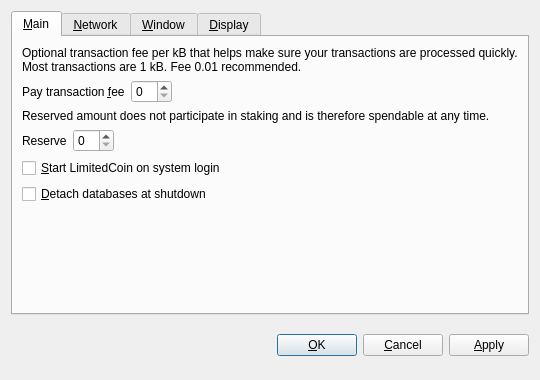
<?xml version="1.0" encoding="UTF-8"?>
<ui version="4.0">
 <class>OptionsDialog</class>
 <widget class="QDialog" name="OptionsDialog">
  <property name="geometry">
   <rect>
    <x>0</x>
    <y>0</y>
    <width>540</width>
    <height>380</height>
   </rect>
  </property>
  <property name="windowTitle">
   <string>Options</string>
  </property>
  <property name="modal">
   <bool>true</bool>
  </property>
  <layout class="QVBoxLayout" name="verticalLayout">
   <item>
    <widget class="QTabWidget" name="tabWidget">
     <property name="tabPosition">
      <enum>QTabWidget::North</enum>
     </property>
     <property name="currentIndex">
      <number>0</number>
     </property>
     <widget class="QWidget" name="tabMain">
      <attribute name="title">
       <string>&amp;Main</string>
      </attribute>
      <layout class="QVBoxLayout" name="verticalLayout_Main">
       <item>
        <widget class="QLabel" name="transactionFeeInfoLabel">
         <property name="text">
          <string>Optional transaction fee per kB that helps make sure your transactions are processed quickly. Most transactions are 1 kB. Fee 0.01 recommended.</string>
         </property>
         <property name="textFormat">
          <enum>Qt::PlainText</enum>
         </property>
         <property name="wordWrap">
          <bool>true</bool>
         </property>
        </widget>
       </item>
       <item>
        <layout class="QHBoxLayout" name="horizontalLayoutFee">
         <item>
          <widget class="QLabel" name="transactionFeeLabel">
           <property name="text">
            <string>Pay transaction &amp;fee</string>
           </property>
           <property name="textFormat">
            <enum>Qt::PlainText</enum>
           </property>
           <property name="buddy">
            <cstring>transactionFee</cstring>
           </property>
          </widget>
         </item>
         <item>
          <widget class="BitcoinAmountField" name="transactionFee"/>
         </item>
         <item>
          <spacer name="horizontalSpacerFee">
           <property name="orientation">
            <enum>Qt::Horizontal</enum>
           </property>
           <property name="sizeHint" stdset="0">
            <size>
             <width>40</width>
             <height>20</height>
            </size>
           </property>
          </spacer>
         </item>
        </layout>
       </item>
       <item>
        <widget class="QLabel" name="reserveBalanceInfoLabel">
         <property name="text">
          <string>Reserved amount does not participate in staking and is therefore spendable at any time.</string>
         </property>
         <property name="textFormat">
          <enum>Qt::PlainText</enum>
         </property>
         <property name="wordWrap">
          <bool>true</bool>
         </property>
        </widget>
       </item>
       <item>
        <layout class="QHBoxLayout" name="horizontalLayoutReserveBalance">
         <item>
          <widget class="QLabel" name="reserveBalanceLabel">
           <property name="text">
            <string>Reserve</string>
           </property>
           <property name="textFormat">
            <enum>Qt::PlainText</enum>
           </property>
           <property name="buddy">
            <cstring>reserveBalance</cstring>
           </property>
          </widget>
         </item>
         <item>
          <widget class="BitcoinAmountField" name="reserveBalance"/>
         </item>
         <item>
          <spacer name="horizontalSpacerReserveBalance">
           <property name="orientation">
            <enum>Qt::Horizontal</enum>
           </property>
           <property name="sizeHint" stdset="0">
            <size>
             <width>40</width>
             <height>20</height>
            </size>
           </property>
          </spacer>
         </item>
        </layout>
       </item>
       <item>
        <widget class="QCheckBox" name="bitcoinAtStartup">
         <property name="toolTip">
          <string>Automatically start LimitedCoin after logging in to the system.</string>
         </property>
         <property name="text">
          <string>&amp;Start LimitedCoin on system login</string>
         </property>
        </widget>
       </item>
       <item>
        <widget class="QCheckBox" name="detachDatabases">
         <property name="toolTip">
          <string>Detach block and address databases at shutdown. This means they can be moved to another data directory, but it slows down shutdown. The wallet is always detached.</string>
         </property>
         <property name="text">
          <string>&amp;Detach databases at shutdown</string>
         </property>
        </widget>
       </item>
       <item>
        <spacer name="verticalSpacer_Main">
         <property name="orientation">
          <enum>Qt::Vertical</enum>
         </property>
         <property name="sizeHint" stdset="0">
          <size>
           <width>20</width>
           <height>40</height>
          </size>
         </property>
        </spacer>
       </item>
      </layout>
     </widget>
     <widget class="QWidget" name="tabNetwork">
      <attribute name="title">
       <string>&amp;Network</string>
      </attribute>
      <layout class="QVBoxLayout" name="verticalLayout_Network">
       <item>
        <widget class="QCheckBox" name="mapPortUpnp">
         <property name="toolTip">
          <string>Automatically open the LimitedCoin client port on the router. This only works when your router supports UPnP and it is enabled.</string>
         </property>
         <property name="text">
          <string>Map port using &amp;UPnP</string>
         </property>
        </widget>
       </item>
       <item>
        <widget class="QCheckBox" name="connectSocks">
         <property name="toolTip">
          <string>Connect to the LimitedCoin network through a SOCKS proxy (e.g. when connecting through Tor).</string>
         </property>
         <property name="text">
          <string>&amp;Connect through SOCKS proxy:</string>
         </property>
        </widget>
       </item>
       <item>
        <layout class="QHBoxLayout" name="horizontalLayout_Network">
         <item>
          <widget class="QLabel" name="proxyIpLabel">
           <property name="text">
            <string>Proxy &amp;IP:</string>
           </property>
           <property name="textFormat">
            <enum>Qt::PlainText</enum>
           </property>
           <property name="buddy">
            <cstring>proxyIp</cstring>
           </property>
          </widget>
         </item>
         <item>
          <widget class="QValidatedLineEdit" name="proxyIp">
           <property name="maximumSize">
            <size>
             <width>140</width>
             <height>16777215</height>
            </size>
           </property>
           <property name="toolTip">
            <string>IP address of the proxy (e.g. 127.0.0.1)</string>
           </property>
          </widget>
         </item>
         <item>
          <widget class="QLabel" name="proxyPortLabel">
           <property name="text">
            <string>&amp;Port:</string>
           </property>
           <property name="textFormat">
            <enum>Qt::PlainText</enum>
           </property>
           <property name="buddy">
            <cstring>proxyPort</cstring>
           </property>
          </widget>
         </item>
         <item>
          <widget class="QLineEdit" name="proxyPort">
           <property name="maximumSize">
            <size>
             <width>55</width>
             <height>16777215</height>
            </size>
           </property>
           <property name="toolTip">
            <string>Port of the proxy (e.g. 9050)</string>
           </property>
          </widget>
         </item>
         <item>
          <widget class="QLabel" name="socksVersionLabel">
           <property name="text">
            <string>SOCKS &amp;Version:</string>
           </property>
           <property name="textFormat">
            <enum>Qt::PlainText</enum>
           </property>
           <property name="buddy">
            <cstring>socksVersion</cstring>
           </property>
          </widget>
         </item>
         <item>
          <widget class="QValueComboBox" name="socksVersion">
           <property name="toolTip">
            <string>SOCKS version of the proxy (e.g. 5)</string>
           </property>
          </widget>
         </item>
         <item>
          <spacer name="horizontalSpacer_Network">
           <property name="orientation">
            <enum>Qt::Horizontal</enum>
           </property>
           <property name="sizeHint" stdset="0">
            <size>
             <width>40</width>
             <height>20</height>
            </size>
           </property>
          </spacer>
         </item>
        </layout>
       </item>
       <item>
        <spacer name="verticalSpacer_Network">
         <property name="orientation">
          <enum>Qt::Vertical</enum>
         </property>
         <property name="sizeHint" stdset="0">
          <size>
           <width>20</width>
           <height>40</height>
          </size>
         </property>
        </spacer>
       </item>
      </layout>
     </widget>
     <widget class="QWidget" name="tabWindow">
      <attribute name="title">
       <string>&amp;Window</string>
      </attribute>
      <layout class="QVBoxLayout" name="verticalLayout_Window">
       <item>
        <widget class="QCheckBox" name="minimizeToTray">
         <property name="toolTip">
          <string>Show only a tray icon after minimizing the window.</string>
         </property>
         <property name="text">
          <string>&amp;Minimize to the tray instead of the taskbar</string>
         </property>
        </widget>
       </item>
       <item>
        <widget class="QCheckBox" name="minimizeOnClose">
         <property name="toolTip">
          <string>Minimize instead of exit the application when the window is closed. When this option is enabled, the application will be closed only after selecting Quit in the menu.</string>
         </property>
         <property name="text">
          <string>M&amp;inimize on close</string>
         </property>
        </widget>
       </item>
       <item>
        <spacer name="verticalSpacer_Window">
         <property name="orientation">
          <enum>Qt::Vertical</enum>
         </property>
         <property name="sizeHint" stdset="0">
          <size>
           <width>20</width>
           <height>40</height>
          </size>
         </property>
        </spacer>
       </item>
      </layout>
     </widget>
     <widget class="QWidget" name="tabDisplay">
      <attribute name="title">
       <string>&amp;Display</string>
      </attribute>
      <layout class="QVBoxLayout" name="verticalLayout_Display">
       <item>
        <layout class="QHBoxLayout" name="horizontalLayout_1_Display">
         <item>
          <widget class="QLabel" name="langLabel">
           <property name="text">
            <string>User Interface &amp;language:</string>
           </property>
           <property name="textFormat">
            <enum>Qt::PlainText</enum>
           </property>
           <property name="buddy">
            <cstring>lang</cstring>
           </property>
          </widget>
         </item>
         <item>
          <widget class="QValueComboBox" name="lang">
           <property name="toolTip">
            <string>The user interface language can be set here. This setting will take effect after restarting LimitedCoin.</string>
           </property>
          </widget>
         </item>
        </layout>
       </item>
       <item>
        <layout class="QHBoxLayout" name="horizontalLayout_2_Display">
         <item>
          <widget class="QLabel" name="unitLabel">
           <property name="text">
            <string>&amp;Unit to show amounts in:</string>
           </property>
           <property name="textFormat">
            <enum>Qt::PlainText</enum>
           </property>
           <property name="buddy">
            <cstring>unit</cstring>
           </property>
          </widget>
         </item>
         <item>
          <widget class="QValueComboBox" name="unit">
           <property name="toolTip">
            <string>Choose the default subdivision unit to show in the interface and when sending coins.</string>
           </property>
          </widget>
         </item>
        </layout>
       </item>
       <item>
        <widget class="QCheckBox" name="displayAddresses">
         <property name="toolTip">
          <string>Whether to show LimitedCoin addresses in the transaction list or not.</string>
         </property>
         <property name="text">
          <string>&amp;Display addresses in transaction list</string>
         </property>
        </widget>
       </item>
       <item>
        <widget class="QCheckBox" name="coinControlFeatures">
         <property name="toolTip">
          <string>Whether to show coin control features or not.</string>
         </property>
         <property name="text">
          <string>Display coin &amp;control features (experts only!)</string>
         </property>
        </widget>
       </item>
       <item>
        <spacer name="verticalSpacer_Display">
         <property name="orientation">
          <enum>Qt::Vertical</enum>
         </property>
         <property name="sizeHint" stdset="0">
          <size>
           <width>20</width>
           <height>40</height>
          </size>
         </property>
        </spacer>
       </item>
      </layout>
     </widget>
    </widget>
   </item>
   <item>
    <layout class="QHBoxLayout" name="horizontalLayout_Buttons">
     <item>
      <spacer name="horizontalSpacer_1">
       <property name="orientation">
        <enum>Qt::Horizontal</enum>
       </property>
       <property name="sizeHint" stdset="0">
        <size>
         <width>40</width>
         <height>48</height>
        </size>
       </property>
      </spacer>
     </item>
     <item>
      <widget class="QLabel" name="statusLabel">
       <property name="font">
        <font>
         <weight>75</weight>
         <bold>true</bold>
        </font>
       </property>
       <property name="text">
        <string/>
       </property>
       <property name="textFormat">
        <enum>Qt::PlainText</enum>
       </property>
       <property name="wordWrap">
        <bool>true</bool>
       </property>
      </widget>
     </item>
     <item>
      <spacer name="horizontalSpacer_2">
       <property name="orientation">
        <enum>Qt::Horizontal</enum>
       </property>
       <property name="sizeHint" stdset="0">
        <size>
         <width>40</width>
         <height>48</height>
        </size>
       </property>
      </spacer>
     </item>
     <item>
      <widget class="QPushButton" name="okButton">
       <property name="text">
        <string>&amp;OK</string>
       </property>
      </widget>
     </item>
     <item>
      <widget class="QPushButton" name="cancelButton">
       <property name="text">
        <string>&amp;Cancel</string>
       </property>
       <property name="autoDefault">
        <bool>false</bool>
       </property>
      </widget>
     </item>
     <item>
      <widget class="QPushButton" name="applyButton">
       <property name="text">
        <string>&amp;Apply</string>
       </property>
       <property name="autoDefault">
        <bool>false</bool>
       </property>
      </widget>
     </item>
    </layout>
   </item>
  </layout>
 </widget>
 <customwidgets>
  <customwidget>
   <class>BitcoinAmountField</class>
   <extends>QSpinBox</extends>
   <header>bitcoinamountfield.h</header>
  </customwidget>
  <customwidget>
   <class>QValueComboBox</class>
   <extends>QComboBox</extends>
   <header>qvaluecombobox.h</header>
  </customwidget>
  <customwidget>
   <class>QValidatedLineEdit</class>
   <extends>QLineEdit</extends>
   <header>qvalidatedlineedit.h</header>
  </customwidget>
 </customwidgets>
 <resources/>
 <connections/>
</ui>
